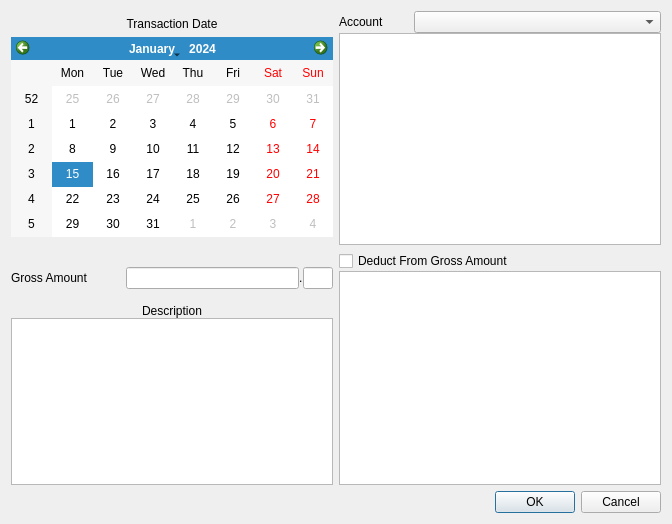
<?xml version="1.0" encoding="UTF-8"?>
<ui version="4.0">
 <class>Deposit</class>
 <widget class="QDialog" name="Deposit">
  <property name="geometry">
   <rect>
    <x>0</x>
    <y>0</y>
    <width>672</width>
    <height>524</height>
   </rect>
  </property>
  <property name="windowTitle">
   <string>Deposit</string>
  </property>
  <layout class="QGridLayout" name="gridLayout">
   <item row="0" column="0">
    <layout class="QVBoxLayout" name="verticalLayout_2">
     <property name="spacing">
      <number>15</number>
     </property>
     <item>
      <layout class="QVBoxLayout" name="verticalLayout">
       <property name="spacing">
        <number>0</number>
       </property>
       <item>
        <layout class="QHBoxLayout" name="horizontalLayout_3">
         <item>
          <widget class="QLabel" name="label_3">
           <property name="minimumSize">
            <size>
             <width>0</width>
             <height>26</height>
            </size>
           </property>
           <property name="text">
            <string>Transaction Date</string>
           </property>
           <property name="alignment">
            <set>Qt::AlignCenter</set>
           </property>
          </widget>
         </item>
        </layout>
       </item>
       <item>
        <widget class="QCalendarWidget" name="date">
         <property name="minimumSize">
          <size>
           <width>0</width>
           <height>200</height>
          </size>
         </property>
         <property name="toolTip">
          <string>Date that transaction occurred</string>
         </property>
        </widget>
       </item>
      </layout>
     </item>
     <item>
      <layout class="QHBoxLayout" name="horizontalLayout">
       <property name="topMargin">
        <number>15</number>
       </property>
       <item>
        <widget class="QLabel" name="label">
         <property name="minimumSize">
          <size>
           <width>100</width>
           <height>0</height>
          </size>
         </property>
         <property name="text">
          <string>Gross Amount</string>
         </property>
        </widget>
       </item>
       <item>
        <layout class="QHBoxLayout" name="horizontalLayout_6">
         <property name="spacing">
          <number>0</number>
         </property>
         <item>
          <widget class="QLineEdit" name="wholeCurrency">
           <property name="toolTip">
            <string>Whole currency units (e.g., dollars)</string>
           </property>
           <property name="alignment">
            <set>Qt::AlignRight|Qt::AlignTrailing|Qt::AlignVCenter</set>
           </property>
          </widget>
         </item>
         <item>
          <widget class="QLabel" name="label_5">
           <property name="text">
            <string>.</string>
           </property>
          </widget>
         </item>
         <item>
          <widget class="QLineEdit" name="partialCurrency">
           <property name="maximumSize">
            <size>
             <width>30</width>
             <height>16777215</height>
            </size>
           </property>
           <property name="toolTip">
            <string>Partial units of currency (e.g., cents)</string>
           </property>
           <property name="maxLength">
            <number>2</number>
           </property>
          </widget>
         </item>
        </layout>
       </item>
      </layout>
     </item>
     <item>
      <layout class="QVBoxLayout" name="verticalLayout_3">
       <property name="spacing">
        <number>0</number>
       </property>
       <item>
        <layout class="QHBoxLayout" name="horizontalLayout_4">
         <item>
          <widget class="QLabel" name="label_4">
           <property name="text">
            <string>Description</string>
           </property>
           <property name="alignment">
            <set>Qt::AlignCenter</set>
           </property>
          </widget>
         </item>
        </layout>
       </item>
       <item>
        <widget class="QTextEdit" name="description">
         <property name="toolTip">
          <string>Description of withdrawal</string>
         </property>
        </widget>
       </item>
      </layout>
     </item>
    </layout>
   </item>
   <item row="0" column="1">
    <layout class="QVBoxLayout" name="verticalLayout_6">
     <item>
      <layout class="QVBoxLayout" name="verticalLayout_4">
       <property name="spacing">
        <number>0</number>
       </property>
       <item>
        <layout class="QHBoxLayout" name="horizontalLayout_2">
         <item>
          <widget class="QLabel" name="label_2">
           <property name="minimumSize">
            <size>
             <width>75</width>
             <height>0</height>
            </size>
           </property>
           <property name="maximumSize">
            <size>
             <width>75</width>
             <height>16777215</height>
            </size>
           </property>
           <property name="text">
            <string>Account</string>
           </property>
          </widget>
         </item>
         <item>
          <widget class="QComboBox" name="accountsCombo">
           <property name="toolTip">
            <string>Sub-account to deduct amount from</string>
           </property>
          </widget>
         </item>
        </layout>
       </item>
       <item>
        <widget class="QTableWidget" name="accountsTable"/>
       </item>
      </layout>
     </item>
     <item>
      <layout class="QVBoxLayout" name="verticalLayout_5">
       <property name="spacing">
        <number>0</number>
       </property>
       <item>
        <layout class="QHBoxLayout" name="horizontalLayout_5">
         <item>
          <widget class="QCheckBox" name="deductFromGross">
           <property name="text">
            <string>Deduct From Gross Amount</string>
           </property>
          </widget>
         </item>
        </layout>
       </item>
       <item>
        <widget class="QTableWidget" name="deductionsTable"/>
       </item>
      </layout>
     </item>
    </layout>
   </item>
   <item row="1" column="0" colspan="2">
    <widget class="QDialogButtonBox" name="buttonBox">
     <property name="orientation">
      <enum>Qt::Horizontal</enum>
     </property>
     <property name="standardButtons">
      <set>QDialogButtonBox::Cancel|QDialogButtonBox::Ok</set>
     </property>
    </widget>
   </item>
  </layout>
 </widget>
 <resources/>
 <connections>
  <connection>
   <sender>buttonBox</sender>
   <signal>accepted()</signal>
   <receiver>Deposit</receiver>
   <slot>accept()</slot>
   <hints>
    <hint type="sourcelabel">
     <x>248</x>
     <y>254</y>
    </hint>
    <hint type="destinationlabel">
     <x>157</x>
     <y>274</y>
    </hint>
   </hints>
  </connection>
  <connection>
   <sender>buttonBox</sender>
   <signal>rejected()</signal>
   <receiver>Deposit</receiver>
   <slot>reject()</slot>
   <hints>
    <hint type="sourcelabel">
     <x>316</x>
     <y>260</y>
    </hint>
    <hint type="destinationlabel">
     <x>286</x>
     <y>274</y>
    </hint>
   </hints>
  </connection>
 </connections>
</ui>
